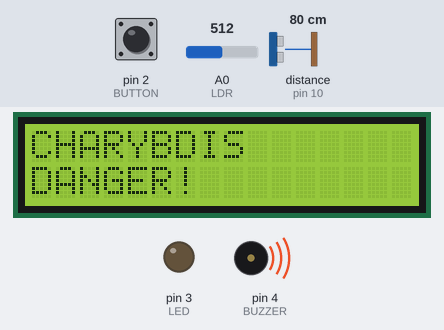
Simulated run of this sketch. Board: Arduino Uno, built with avr-gcc and run on an emulated ATmega328P. Shown: 16×2 character LCD, output pins drawn as LEDs (lit = HIGH), buzzer (waves = sounding, pin HIGH). Wiring (inferred from the names in the program): ultrasonic range finder: trigger pin 9; echo pin 10. Dashed ring = blinking. The test bench sets the inputs (shaded band); at power-on: distance to the obstacle (sensor on pin 10) 80 cm, A0 (LDR) = 512, pin 2 (BUTTON) HIGH. The echo pulse lasts 58.3 µs per cm; pins used as bus, display or sensor lines are not drawn.

Above: at 1.2 s.
1.3 s: distance to the obstacle (sensor on pin 10) set to 99 cm
2.8 s: distance to the obstacle (sensor on pin 10) set to 107 cm
At 3.1 s:
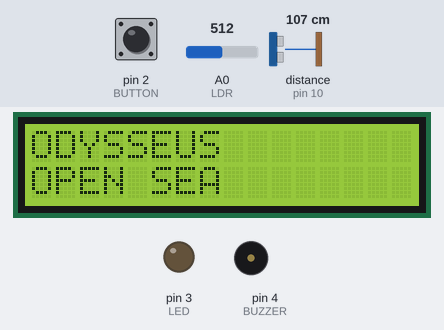
4.3 s: A0 (LDR) set to 504
At 4.58 s:
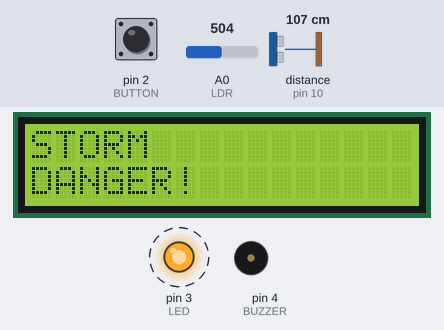
6.5 s: pin 2 (BUTTON) pulled LOW for 0.15 s
At 6.9 s:
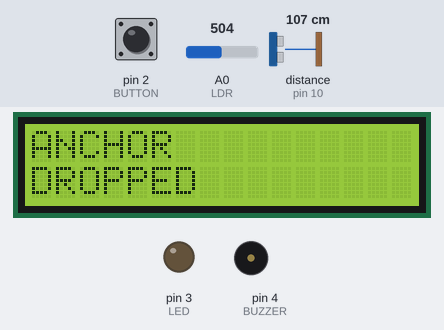
8.1 s: pin 2 (BUTTON) pulled LOW for 1 s
At 8.51 s:
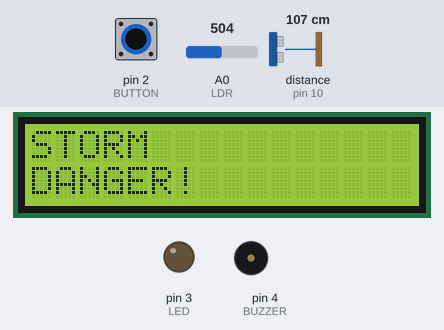
9.7 s: pin 2 (BUTTON) pulled LOW for 3.2 s
At 10.0 s:
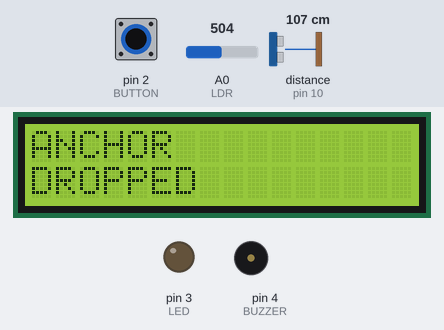
Timing chart, 0 to 12.7 s (numbered marks = the images above; inputs shaded):
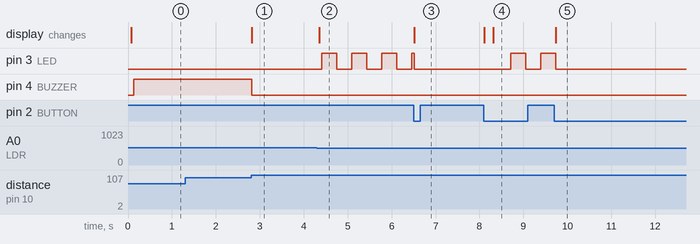

Measured:
- the behaviour switches between 101 and 102 cm on distance to the obstacle (sensor on pin 10) (found by bisection; images 0 and 1)
- the behaviour switches between 512 and 511 on A0 (LDR) (found by bisection; images 1 and 2)
- after the input at 1.3 s, every drawn part: stays the same
- after the input at 2.8 s, pin 4 (BUZZER): HIGH → LOW at once; the display: changes at once (image 1)
- after the input at 4.3 s, pin 3 (LED): alternates HIGH for 0.34 s and LOW for 0.34 s, starting after 0.11 s; the display: changes after 0.06 s (image 2)
- after the input at 6.5 s, the display: changes at once (image 3)
- after the input at 8.1 s, pin 3 (LED): LOW → HIGH after 0.61 s, → LOW 0.34 s later, → HIGH 0.34 s later; the display: first changes at once (image 4 shows a later state)
- after the input at 9.7 s, pin 3 (LED): goes on until 9.7 s, then stays LOW; pin 4 (BUZZER): stays LOW (without the input it goes to HIGH after 3.6 s); the display: changes at once (image 5)

The sketch:

MANAN_2026A3PS0350H_odysseus_watch.ino
```cpp
#include <LiquidCrystal.h>

#define BUTTON 2
#define LED 3
#define BUZZER 4

#define LCD_RS 7
#define LCD_E 8
#define LCD_D4 5
#define LCD_D5 6
#define LCD_D6 11
#define LCD_D7 12

#define TRIG 9
#define ECHO 10

#define LDR A0

LiquidCrystal lcd(LCD_RS, LCD_E, LCD_D4, LCD_D5, LCD_D6, LCD_D7);

enum State {
  OPEN_SEA,
  ANCHOR_DROPPED,
  STORM,
  CHARYBDIS,
  WRECKED
};

State state = OPEN_SEA;

bool lastButton = HIGH;
bool ledState = LOW;

unsigned long dangerStart = 0;
unsigned long lastBlink = 0;

void displayState(const char* line1, const char* line2) {
  lcd.clear();
  lcd.setCursor(0, 0);
  lcd.print(line1);
  lcd.setCursor(0, 1);
  lcd.print(line2);
}

long getDistance() {
  digitalWrite(TRIG, LOW);
  delayMicroseconds(2);

  digitalWrite(TRIG, HIGH);
  delayMicroseconds(10);

  digitalWrite(TRIG, LOW);

  long duration = pulseIn(ECHO, HIGH, 30000);

  if (duration == 0)
    return 999;

  return duration * 0.034 / 2;
}

void setup() {
  pinMode(BUTTON, INPUT_PULLUP);
  pinMode(LED, OUTPUT);
  pinMode(BUZZER, OUTPUT);

  pinMode(TRIG, OUTPUT);
  pinMode(ECHO, INPUT);

  lcd.begin(16, 2);

  displayState("ODYSSEUS", "OPEN SEA");

  digitalWrite(LED, LOW);
  digitalWrite(BUZZER, LOW);
}

void loop() {

  bool button = digitalRead(BUTTON);

  if (lastButton == HIGH && button == LOW) {

    // Anchor can be dropped from OPEN_SEA, STORM, or CHARYBDIS,
    // so the player can always escape a wreck before the 5s timer expires.
    if (state == OPEN_SEA || state == STORM || state == CHARYBDIS) {
      state = ANCHOR_DROPPED;

      dangerStart = 0;

      digitalWrite(LED, LOW);
      digitalWrite(BUZZER, LOW);

      displayState("ANCHOR", "DROPPED");
    }

    else if (state == ANCHOR_DROPPED) {
      state = OPEN_SEA;

      dangerStart = 0;

      digitalWrite(LED, LOW);
      digitalWrite(BUZZER, LOW);

      displayState("ODYSSEUS", "OPEN SEA");
    }

    delay(200);
  }

  lastButton = button;

  if (state == WRECKED) {
    digitalWrite(LED, HIGH);
    digitalWrite(BUZZER, HIGH);
    return;
  }

  if (state == ANCHOR_DROPPED) {
    digitalWrite(LED, LOW);
    digitalWrite(BUZZER, LOW);
    return;
  }

  int lightValue = analogRead(LDR);
  long distance = getDistance();

  bool stormDetected = lightValue < 512;
  bool charybdisDetected = distance < 100;

  if (state == OPEN_SEA) {

    digitalWrite(LED, LOW);
    digitalWrite(BUZZER, LOW);

    if (stormDetected) {

      state = STORM;
      dangerStart = millis();

      displayState("STORM", "DANGER!");
    }

    else if (charybdisDetected) {

      state = CHARYBDIS;
      dangerStart = millis();

      displayState("CHARYBDIS", "DANGER!");
    }

    else {
      displayState("ODYSSEUS", "OPEN SEA");
    }
  }

  else if (state == STORM) {

    digitalWrite(BUZZER, LOW);

    if (!stormDetected) {

      state = OPEN_SEA;
      dangerStart = 0;

      digitalWrite(LED, LOW);

      displayState("ODYSSEUS", "OPEN SEA");
    }

    else {

      if (millis() - lastBlink >= 300) {
        lastBlink = millis();

        ledState = !ledState;
        digitalWrite(LED, ledState);
      }

      if (millis() - dangerStart >= 5000) {

        state = WRECKED;

        digitalWrite(LED, HIGH);
        digitalWrite(BUZZER, HIGH);

        displayState("WRECKED", "STORM");
      }
    }
  }

  else if (state == CHARYBDIS) {

    digitalWrite(LED, LOW);

    if (!charybdisDetected) {

      state = OPEN_SEA;
      dangerStart = 0;

      digitalWrite(BUZZER, LOW);

      displayState("ODYSSEUS", "OPEN SEA");
    }

    else {

      digitalWrite(BUZZER, HIGH);

      if (millis() - dangerStart >= 5000) {

        state = WRECKED;

        digitalWrite(LED, HIGH);
        digitalWrite(BUZZER, HIGH);

        displayState("WRECKED", "CHARYBDIS");
      }
    }
  }

  delay(50);
}
```
